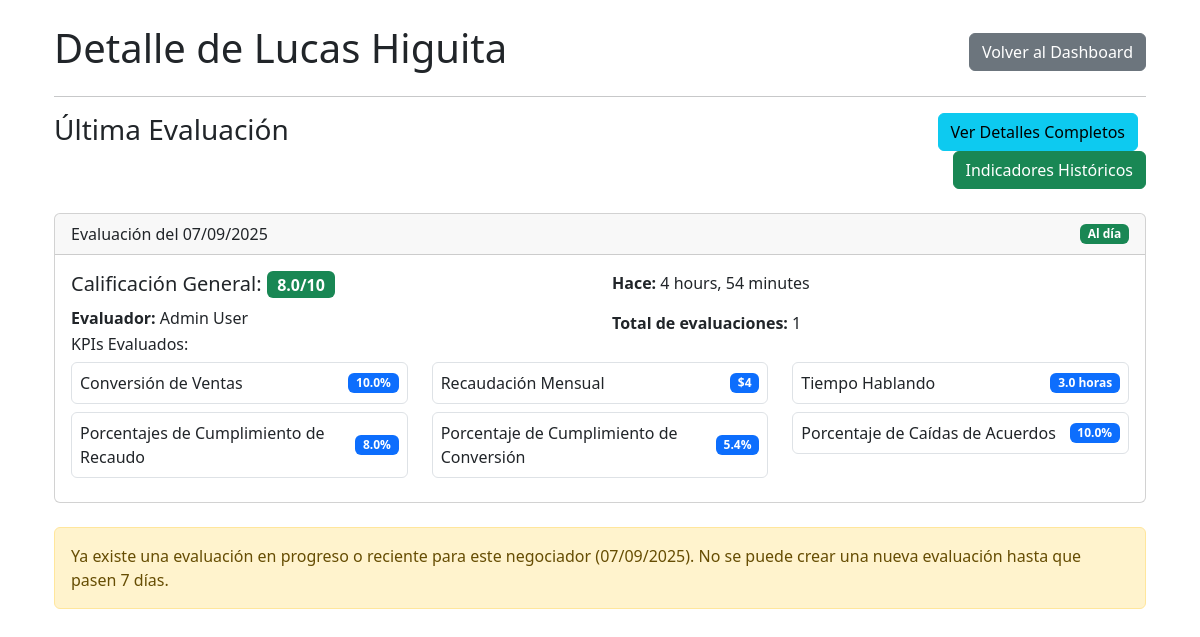
Page /negotiator/67890/ (signed in) on the committed database.
### accounts/models.py (models this page shows, shortened)
class Negotiator(models.Model):
    leader = models.ForeignKey(
        User,
        on_delete=models.CASCADE,
        related_name='negotiators',
        limit_choices_to={'role': 'lider'}
    )
    name = models.CharField(max_length=255)
    cedula = models.CharField(max_length=12, unique=True)
    @property
    def get_evaluation_status(self):
        last_evaluation = self.evaluations.order_by('-date').first()
        if not last_evaluation:
            return "Pendiente"
        six_months_ago = timezone.now() - timedelta(days=180)
        if last_evaluation.date < six_months_ago:
            return "Pendiente"
        return "Al día"
    def has_evaluations(self):
        return self.evaluations.exists()
    def get_evaluation_count(self):
        return self.evaluations.count()

class Evaluation(models.Model):
    negotiator = models.ForeignKey(Negotiator, on_delete=models.CASCADE, related_name='evaluations')
    evaluator = models.ForeignKey(User, on_delete=models.CASCADE, related_name='evaluations_made')
    date = models.DateTimeField(auto_now_add=True)
    overall_score = models.FloatField(default=0.0)
    feedback = models.TextField(blank=True)

class User(AbstractBaseUser, PermissionsMixin):
    cedula_validator = RegexValidator(
        regex=r'^\d{5,12}$',
        message='La cédula debe tener entre 5 y 12 dígitos numéricos.'
    )
    cedula = models.CharField(
        max_length=12,
        unique=True,
        validators=[cedula_validator],
        primary_key=True,
        help_text='Documento de identidad'
    )
    email = models.EmailField(max_length=255, unique=True)
    first_name = models.CharField(max_length=255, blank=True)
    last_name = models.CharField(max_length=255, blank=True)
    is_active = models.BooleanField(default=True)
    is_staff = models.BooleanField(default=False)
    ROLE_CHOICES = (
        ('lider', 'Líder'),
        ('administrativo', 'Administrativo'),
    )
    role = models.CharField(max_length=20, choices=ROLE_CHOICES, default='administrativo')
    objects = UserManager()
    USERNAME_FIELD = 'cedula'
    REQUIRED_FIELDS = ['email', 'first_name', 'last_name']

class EvaluationKPI(models.Model):
    evaluation = models.ForeignKey(Evaluation, on_delete=models.CASCADE, related_name='kpis')
    kpi = models.ForeignKey(KPI, on_delete=models.CASCADE)
    score = models.FloatField(default=0.0)
    class Meta:
        unique_together = ('evaluation', 'kpi')

class KPI(models.Model):
    KPI_TYPE_CHOICES = [
        ('score', 'Puntuación (0-10)'),
        ('percentage', 'Porcentaje (0-100%)'),
        ('amount', 'Monto (pesos)'),
        ('hours', 'Horas'),
        ('count', 'Cantidad'),
    ]
    name = models.CharField(max_length=255)
    description = models.TextField(blank=True)
    kpi_type = models.CharField(max_length=20, choices=KPI_TYPE_CHOICES, default='score')
    min_value = models.FloatField(default=0.0, help_text='Valor mínimo permitido')
    max_value = models.FloatField(default=10.0, help_text='Valor máximo permitido')
    unit = models.CharField(max_length=20, blank=True, help_text='Unidad de medida (ej: %, $, horas)')
    def get_display_value(self, value):
        if self.kpi_type == 'percentage':
            return f"{value:.1f}%"
        elif self.kpi_type == 'amount':
            return f"${value:,.0f}"
        elif self.kpi_type == 'hours':
            return f"{value:.1f} horas"
        elif self.kpi_type == 'count':
            return f"{value:.0f}"
        else:  # score
            return f"{value:.1f}/10"

### accounts/views.py (the view)
# urls.py: path('negotiator/<str:cedula>/', views.negotiator_detail_view, name='negotiator_detail'),
@login_required
def negotiator_detail_view(request, cedula):
    negotiator = get_object_or_404(Negotiator, cedula=cedula, leader=request.user)
    last_evaluation = Evaluation.objects.filter(negotiator=negotiator).order_by('-date').first()
    recent_evaluation = negotiator.evaluations.filter(
        date__gte=timezone.now() - timezone.timedelta(days=7)
    ).first()
    context = {
        'negotiator': negotiator,
        'last_evaluation': last_evaluation,
        'has_recent_evaluation': recent_evaluation is not None,
        'recent_evaluation': recent_evaluation
    }
    return render(request, 'accounts/negotiator_detail.html', context)

### accounts/templatetags/kpi_tags.py (called while the page is built)
@register.filter
def kpi_display(kpi, value):
    return kpi.get_display_value(value)

### templates/accounts/negotiator_detail.html (shortened to what this page needs)
{% extends 'base.html' %}
{% load kpi_tags %}
{% block content %}
<div class="container mt-4">
    <div class="d-flex justify-content-between align-items-center">
        <h1>Detalle de {{ negotiator.name }}</h1>
        <a href="{% url 'lider_dashboard' %}" class="btn btn-secondary">Volver al Dashboard</a>
    </div>
    <hr>
    <div class="row mb-4">
        <div class="col-md-8">
            <h3>Última Evaluación</h3>
        </div>
        <div class="col-md-4 text-end">
            {% if negotiator.has_evaluations %}
                <a href="{% url 'last_evaluation' cedula=negotiator.cedula %}" class="btn btn-info me-2">
                     Ver Detalles Completos
                </a>
            {% endif %}
            <a href="{% url 'negotiator_indicators' cedula=negotiator.cedula %}" class="btn btn-success">
                 Indicadores Históricos
            </a>
        </div>
    </div>
    {% if last_evaluation %}
        <div class="card">
            <div class="card-header d-flex justify-content-between align-items-center">
                <span>Evaluación del {{ last_evaluation.date|date:"d/m/Y" }}</span>
                <span class="badge {% if negotiator.get_evaluation_status == 'Al día' %}bg-success{% else %}bg-warning{% endif %}">
                    {{ negotiator.get_evaluation_status }}
                </span>
            </div>
            <div class="card-body">
                <div class="row">
                    <div class="col-md-6">
                        <h5 class="card-title">Calificación General:
                            <span class="badge bg-success fs-6">{{ last_evaluation.overall_score|floatformat:1 }}/10</span>
                        </h5>
                        <p class="card-text"><strong>Evaluador:</strong> {{ last_evaluation.evaluator.first_name }} {{ last_evaluation.evaluator.last_name }}</p>
                    </div>
                    <div class="col-md-6">
                        <p class="card-text"><strong>Hace:</strong> {{ last_evaluation.date|timesince }}</p>
                        <p class="card-text"><strong>Total de evaluaciones:</strong> {{ negotiator.get_evaluation_count }}</p>
                    </div>
                </div>
                <h6>KPIs Evaluados:</h6>
                <div class="row">
                    {% for kpi_eval in last_evaluation.kpis.all %}
                        <div class="col-md-6 col-lg-4 mb-2">
                            <div class="d-flex justify-content-between align-items-center p-2 border rounded">
                                <span>{{ kpi_eval.kpi.name }}</span>
                                <span class="badge bg-primary">{{ kpi_eval.kpi|kpi_display:kpi_eval.score }}</span>
                            </div>
                        </div>
                    {% empty %}
                        <div class="col-12">
                            <div class="alert alert-warning">
                                No se evaluaron KPIs específicos en esta ocasión.
                            </div>
                        </div>
                    {% endfor %}
                </div>
            </div>
        </div>
    {% else %}
        <div class="alert alert-info" role="alert">
            <h5 class="alert-heading">Primera Evaluación</h5>
            <p>Este negociador aún no tiene evaluaciones registradas. Esta será su primera evaluación.</p>
        </div>
    {% endif %}
    <div class="mt-4">
        {% if not has_recent_evaluation %}
            <a href="{% url 'start_evaluation' cedula=negotiator.cedula %}" class="btn btn-primary">
                <i class="bi bi-plus-circle"></i> Iniciar Nueva Evaluación
            </a>
        {% else %}
            <div class="alert alert-warning mt-2">
                Ya existe una evaluación en progreso o reciente para este negociador ({{ recent_evaluation.date|date:"d/m/Y" }}). No se puede crear una nueva evaluación hasta que pasen 7 días.
            </div>
        {% endif %}
    </div>
</div>
{% endblock %}

### rows in the picture
Negotiator: name "Lucas Higuita", get_evaluation_status "Al día", get_evaluation_count "1"
Evaluation: date "07/09/2025", overall_score "8.0", evaluator.first_name "Admin", evaluator.last_name "User", date "4 hours, 54 minutes"
EvaluationKPI: kpi.name "Conversión de Ventas", kpi|kpi_display "10.0%"
EvaluationKPI: kpi.name "Recaudación Mensual", kpi|kpi_display "$4"
EvaluationKPI: kpi.name "Tiempo Hablando", kpi|kpi_display "3.0 horas"
EvaluationKPI: kpi.name "Porcentajes de Cumplimiento de Recaudo", kpi|kpi_display "8.0%"
EvaluationKPI: kpi.name "Porcentaje de Cumplimiento de Conversión", kpi|kpi_display "5.4%"
EvaluationKPI: kpi.name "Porcentaje de Caídas de Acuerdos", kpi|kpi_display "10.0%"
